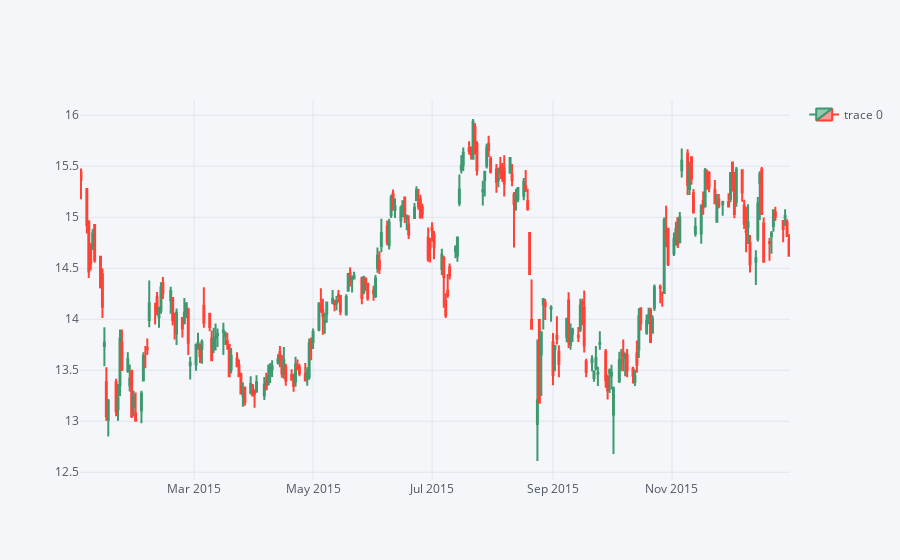

The code cell stored with this chart in its notebook:
### Code cell
BAC[['Open', 'High', 'Low', 'Close']]['2015-01-01':'2016-01-01'].iplot(kind = 'candle', legend = True)

### Figure 1 — Plotly figure (JSON) as saved in the notebook; plotly's stock layout.template omitted (floating-point values rounded to 4 significant figures; data arrays with more than 128 entries replaced by an {"elided": "..."} marker saying what was removed)
{"data": [{"close": {"elided": "252 float values"}, "high": {"elided": "252 float values"}, "low": {"elided": "252 float values"}, "open": {"elided": "252 float values"}, "showlegend": true, "type": "candlestick", "x": {"elided": "252 str values"}, "yaxis": "y2"}], "layout": {"legend": {"bgcolor": "#F5F6F9", "font": {"color": "#4D5663"}}, "paper_bgcolor": "#F5F6F9", "plot_bgcolor": "#F5F6F9", "showlegend": true, "title": {"font": {"color": "#4D5663"}}, "xaxis": {"gridcolor": "#E1E5ED", "rangeslider": {"visible": false}, "showgrid": true, "tickfont": {"color": "#4D5663"}, "title": {"font": {"color": "#4D5663"}, "text": ""}, "zerolinecolor": "#E1E5ED"}, "yaxis": {"gridcolor": "#E1E5ED", "showgrid": true, "showticklabels": false, "tickfont": {"color": "#4D5663"}, "title": {"font": {"color": "#4D5663"}, "text": ""}, "zerolinecolor": "#E1E5ED"}, "yaxis2": {"gridcolor": "#E1E5ED", "showgrid": true, "tickfont": {"color": "#4D5663"}, "title": {"font": {"color": "#4D5663"}, "text": ""}, "zerolinecolor": "#E1E5ED"}}}
